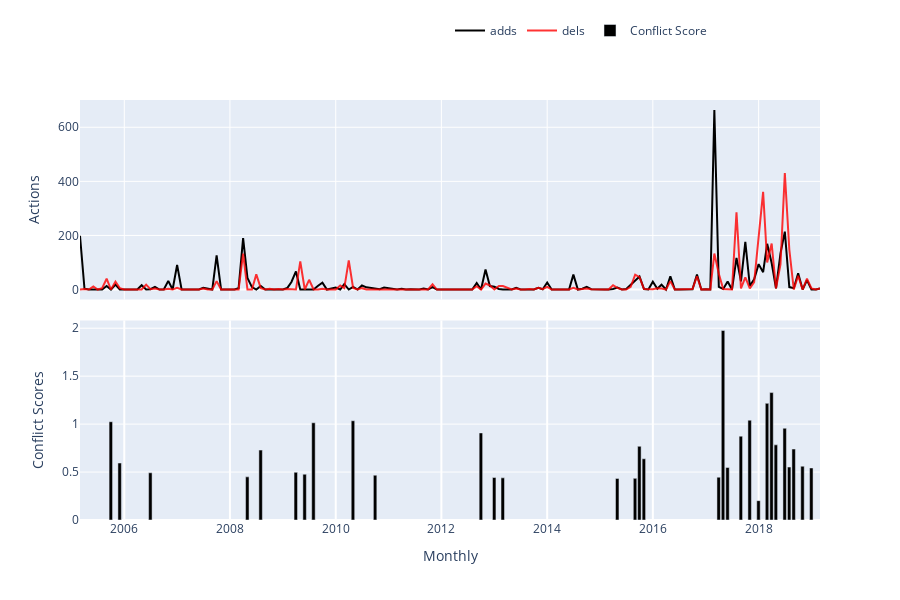

Notebook code cell kept with this figure:
### Markdown cell above
<span style="color: #626262"> Try yourself! This is what will happen when you click 'Load Actions' button: </span>

### Code cell
### --------------------------------------------------------------------------- ###
### TRY YOURSELF! THIS IS WHAT WILL HAPPEN WHEN YOU CLICK 'Load Actions' BUTTON ###
### --------------------------------------------------------------------------- ###

## Create a WikiWho instance, which is an API; and use ConflictManager to get         ##
## actions for given page id; more details see:                                       ##
## https://github.com/gesiscss/wikiwho_wrapper/blob/master/wikiwho_wrapper/api.py     ##
## https://github.com/gesiscss/wikiwho_wrapper/blob/master/wikiwho_wrapper/wikiwho.py ##
## https://github.com/gesiscss/wikiwho_demo_new/blob/master/metrics/conflict.py       ##
# wikiwho_api = WikiWho(lng=abbreviation(languageSelection.value))
# print("Downloading all_content from the WikiWhoApi...")
# all_content = wikiwho_api.dv.all_content(the_page['page_id'])
# print("Downloading revisions from the WikiWhoApi...")
# all_revisions = wikiwho_api.dv.rev_ids_of_article(the_page['page_id'])
# clear_output()

# conflict_manager = ConflictManager(all_content.copy(),
#                                all_revisions.copy(), 
#                                lng=abbreviation(languageSelection.value), 
#                                include_stopwords=True)

# conflict_manager.calculate()
# clear_output()

# Store the original data into variable "token_sources", it includes
# "tokens_all" / "tokens" (all actions of an article, including/excluding stopwords)
# "elegibles_all" / "elegibles" (elegible actions of an article, including/excluding stopwords)
# "conflicts_all" / "conflicts" (conflict actions of an article, including/excluding stopwords)
# "wiki_dv" (a WikipediaDV instance for retrieving editors' names given their IDs)
# token_sources = conflict_manager.source
# token_sources["wiki_dv"] = WikipediaDV(WikipediaAPI(lng=abbreviation(languageSelection.value)))
token_sources = sources.copy()
all_revisions = revisions.copy()

## Create an ActionsListener instance to get aggregated actions. More details see:            ##
## https://github.com/gesiscss/wikiwho_demo_new/blob/master/visualization/actions_listener.py ##
actions_listener = ActionsListener(sources=token_sources, lng=abbreviation(languageSelection.value))
actions_listener.get_main()
clear_output()

# Aggregation data for actions.
total_actions = actions_listener.df.copy()

# adds/dels/reins actions (including stopwords)
actions_inc = actions_listener.tokens_group_all.copy()

# adds/dels/reins actions (excluding stopwords)
actions_exc = actions_listener.tokens_group.copy()

# Editors' names.
grabbed_names = actions_listener.editors.copy()


## Visualization, core visual code lies in ActionsListener, then the interact function     ##
## makes it interactive, mode details see:                                                 ##
## https://github.com/gesiscss/wikiwho_demo/blob/master/visualization/actions_listener.py  ##

# This is the page you used
print('The page that is being used:', the_page['title'], f'({abbreviation(languageSelection.value).upper()})')

# Which types do those actions have?
actions_types = (total_actions.columns[5:14]).values.tolist()

# Visualization: try yourself by coding!
begin_date = date(2002, 3, 1)
end_date = date(2019, 4, 1)
editor_name = 'All'
frequency = 'Monthly' # "Yearly", "Monthly", "Weekly", "Daily"
black_line = 'adds' # Choose one from 'actions_types'. Note that 'black_line doesn't have 'None' option but others have.
red_line = 'dels'
blue_line = 'None'
green_line = 'None'
black_conflict = "Conflict Score"  # 'Conflict Score', 'Absolute Conflict Score', 'Total Elegible Actions'
red_conflict = "None"

actions_listener.listen(
    _range1 = begin_date,
    _range2 = end_date,
    editor = editor_name,
    granularity = frequency,
    black = black_line,
    red = red_line,
    blue = blue_line,
    green = green_line,
    black_conflict = black_conflict,
    red_conflict = red_conflict
)

# Store the variable total_actions for the next notebooks.
%store total_actions

### Figure 1 — Plotly figure (JSON) as saved in the notebook; plotly's stock layout.template omitted (floating-point values rounded to 4 significant figures; data arrays with more than 128 entries replaced by an {"elided": "..."} marker saying what was removed)
{"data": [{"marker": {"color": "rgba(0, 0, 0, 1)"}, "name": "adds", "type": "scatter", "x": {"elided": "169 str values"}, "xaxis": "x2", "y": {"elided": "169 int values"}, "yaxis": "y2"}, {"marker": {"color": "rgba(255, 0, 0, .8)"}, "name": "dels", "type": "scatter", "x": {"elided": "169 str values"}, "xaxis": "x2", "y": {"elided": "169 int values"}, "yaxis": "y2"}, {"marker": {"color": "rgba(0, 0, 0, 1)"}, "name": "Conflict Score", "type": "bar", "x": ["2005-09-30T00:00:00", "2005-11-30T00:00:00", "2006-06-30T00:00:00", "2008-04-30T00:00:00", "2008-07-31T00:00:00", "2009-03-31T00:00:00", "2009-05-31T00:00:00", "2009-07-31T00:00:00", "2010-04-30T00:00:00", "2010-09-30T00:00:00", "2012-09-30T00:00:00", "2012-12-31T00:00:00", "2013-02-28T00:00:00", "2015-04-30T00:00:00", "2015-08-31T00:00:00", "2015-09-30T00:00:00", "2015-10-31T00:00:00", "2017-03-31T00:00:00", "2017-04-30T00:00:00", "2017-05-31T00:00:00", "2017-08-31T00:00:00", "2017-10-31T00:00:00", "2017-12-31T00:00:00", "2018-02-28T00:00:00", "2018-03-31T00:00:00", "2018-04-30T00:00:00", "2018-06-30T00:00:00", "2018-07-31T00:00:00", "2018-08-31T00:00:00", "2018-10-31T00:00:00", "2018-12-31T00:00:00"], "xaxis": "x", "y": [1.025, 0.5942, 0.4926, 0.4498, 0.729, 0.4972, 0.4774, 1.014, 1.035, 0.4671, 0.908, 0.4429, 0.4396, 0.4339, 0.4341, 0.7686, 0.6384, 0.4464, 1.976, 0.5477, 0.8744, 1.041, 0.2016, 1.216, 1.329, 0.7834, 0.9569, 0.5521, 0.74, 0.561, 0.5426], "yaxis": "y"}], "layout": {"barmode": "group", "height": 600, "hovermode": "closest", "legend": {"orientation": "h", "x": 0.5, "y": 1.2}, "showlegend": true, "xaxis": {"anchor": "y", "domain": [0, 1], "gridwidth": 2, "ticklen": 5, "title": {"text": "Monthly"}, "zeroline": true}, "xaxis2": {"anchor": "y2", "domain": [0, 1], "matches": "x", "showticklabels": false}, "yaxis": {"anchor": "x", "domain": [0, 0.475], "title": {"text": "Conflict Scores"}}, "yaxis2": {"anchor": "x2", "domain": [0.525, 1], "title": {"text": "Actions"}}}}
